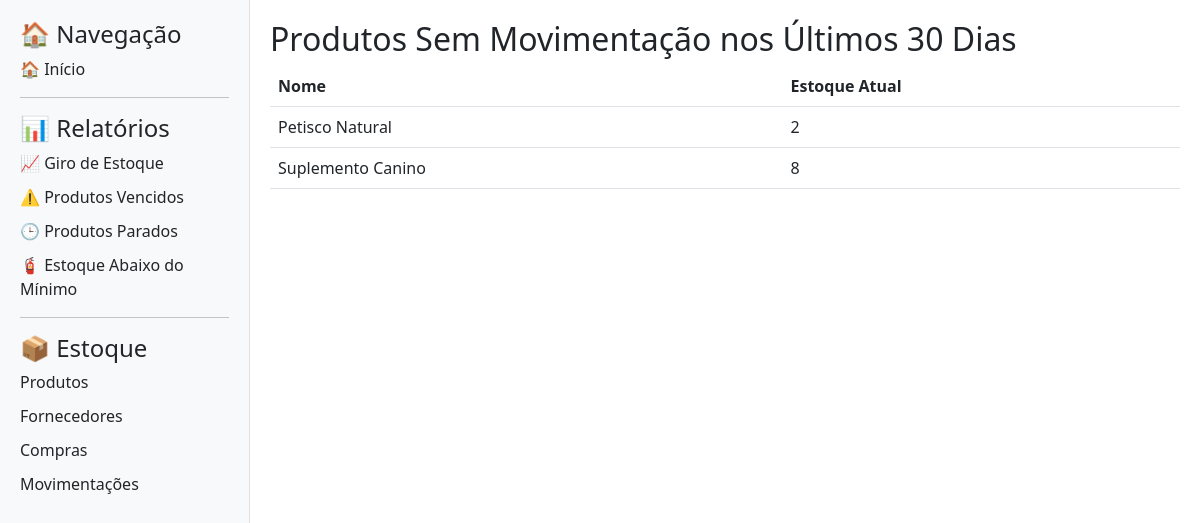
Screenshot of /relatorios/parados with the database file from the repository.
### app/models.py (models this page shows)
class Produto(db.Model):
    id = db.Column(db.Integer, primary_key=True)
    nome = db.Column(db.String(100), nullable=False)
    lote = db.Column(db.String(50))
    validade = db.Column(db.Date)
    quantidade = db.Column(db.Integer, default=0)
    estoque_minimo = db.Column(db.Integer, default=10)
    estoque_maximo = db.Column(db.Integer, default=100)

### app/routes.py (the view)
@app.route("/relatorios/parados")
def relatorio_parados():
    dias = 30
    limite = datetime.utcnow() - timedelta(days=dias)
    produtos_movimentados = db.session.query(Movimentacao.produto_id).filter(Movimentacao.data >= limite).distinct()
    produtos_parados = Produto.query.filter(~Produto.id.in_(produtos_movimentados)).all()
    return render_template("relatorio_parados.html", produtos=produtos_parados, dias=dias)

### app/templates/relatorio_parados.html
{% extends 'base.html' %}
{% block content %}
<h2>Produtos Sem Movimentação nos Últimos {{ dias }} Dias</h2>
<table class="table table-hover">
    <thead>
        <tr>
            <th>Nome</th>
            <th>Estoque Atual</th>
        </tr>
    </thead>
    <tbody>
        {% for p in produtos %}
        <tr>
            <td>{{ p.nome }}</td>
            <td>{{ p.quantidade }}</td>
        </tr>
        {% endfor %}
    </tbody>
</table>
{% endblock %}

### app/static/style.css (style rules this page uses)
body { display: flex; }

### rows the page displays
Produto: nome "Petisco Natural", quantidade "2"
Produto: nome "Suplemento Canino", quantidade "8"

### other values shown
{{ dias }} "30"
